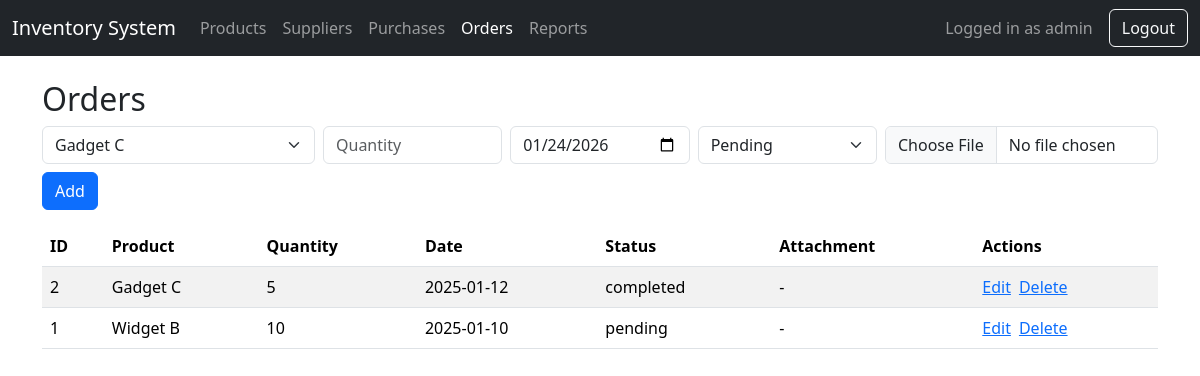
The page /index.php?page=orders (signed in) on the database its author committed.
### tables this page shows
CREATE TABLE `orders` (
  `id` INT UNSIGNED NOT NULL AUTO_INCREMENT,
  `product_id` INT UNSIGNED NOT NULL,
  `quantity` INT NOT NULL,
  `order_date` DATE NOT NULL,
  `status` VARCHAR(50) NOT NULL DEFAULT 'pending',
  `attachment_path` VARCHAR(255) DEFAULT NULL,
  PRIMARY KEY (`id`),
  CONSTRAINT `fk_orders_product` FOREIGN KEY (`product_id`) REFERENCES `products`(`id`) ON DELETE CASCADE
);

CREATE TABLE `products` (
  `id` INT UNSIGNED NOT NULL AUTO_INCREMENT,
  `name` VARCHAR(191) NOT NULL,
  `description` VARCHAR(255) DEFAULT NULL,
  `price` DECIMAL(10,2) NOT NULL DEFAULT 0.00,
  `quantity` INT NOT NULL DEFAULT 0,
  `supplier_id` INT UNSIGNED DEFAULT NULL,
  `image_path` VARCHAR(255) DEFAULT NULL,
  PRIMARY KEY (`id`),
  CONSTRAINT `fk_products_supplier` FOREIGN KEY (`supplier_id`) REFERENCES `suppliers`(`id`) ON DELETE SET NULL
);

### index.php (the view, shortened to what this page needs)
<?php
$host = getenv('DB_HOST') ?: getenv('MYSQL_HOST') ?: 'localhost';
$db   = getenv('DB_NAME') ?: getenv('MYSQL_DATABASE') ?: 'sqldb';
$user = getenv('DB_USER') ?: getenv('MYSQL_USER') ?: 'root';
$pass = getenv('DB_PASSWORD');
if ($pass === false) {
    $pass = getenv('MYSQL_PASSWORD');
    if ($pass === false) {
        $pass = getenv('MYSQL_ROOT_PASSWORD') ?: '';
    }
}
$connection = mysqli_connect($host, $user, $pass, $db);
$page = isset($_GET['page']) ? $_GET['page'] : 'products';
function getProducts($conn) {
    $result = mysqli_query($conn, 'SELECT id, name FROM products ORDER BY name');
    return mysqli_fetch_all($result, MYSQLI_ASSOC);
}
$updateData = null;
?>
<!DOCTYPE html>
<html>
<head>
    <link rel="stylesheet" href="https://cdn.jsdelivr.net/npm/bootstrap@5.3.2/dist/css/bootstrap.min.css">
</head>
<body>
<nav class="navbar navbar-expand-lg navbar-dark bg-dark">
    <div class="container-fluid">
        <a class="navbar-brand" href="index.php">Inventory System</a>
        <div class="collapse navbar-collapse" id="navbarNav">
            <ul class="navbar-nav me-auto mb-2 mb-lg-0">
                <li class="nav-item"><a class="nav-link <?php echo $page === 'products' ? 'active' : ''; ?>" href="?page=products">Products</a></li>
                <li class="nav-item"><a class="nav-link <?php echo $page === 'suppliers' ? 'active' : ''; ?>" href="?page=suppliers">Suppliers</a></li>
                <li class="nav-item"><a class="nav-link <?php echo $page === 'purchases' ? 'active' : ''; ?>" href="?page=purchases">Purchases</a></li>
                <li class="nav-item"><a class="nav-link <?php echo $page === 'orders' ? 'active' : ''; ?>" href="?page=orders">Orders</a></li>
                <li class="nav-item"><a class="nav-link <?php echo basename($_SERVER['PHP_SELF']) === 'reports.php' ? 'active' : ''; ?>" href="reports.php">Reports</a></li>
            </ul>
            <span class="navbar-text me-3">Logged in as <?php echo htmlspecialchars($_SESSION['username']); ?></span>
            <a class="btn btn-outline-light" href="logout.php">Logout</a>
        </div>
    </div>
</nav>
<div class="container my-4">
<?php
switch ($page) {
    case 'orders':
        echo '<h2>Orders</h2>';
        $orderId = $updateData['id'] ?? '';
        $orderProduct = $updateData['product_id'] ?? '';
        $orderQty = $updateData['quantity'] ?? '';
        $orderDate = $updateData['order_date'] ?? date('Y-m-d');
        $orderStatus = $updateData['status'] ?? 'pending';
        $productsList = getProducts($connection);
        echo '<form method="post" action="" enctype="multipart/form-data" class="row g-2">';
        echo '<div class="col-md-3"><select name="product_id" class="form-select">';
        foreach ($productsList as $p) {
            $selected = ($p['id'] == $orderProduct) ? 'selected' : '';
            echo '<option value="' . $p['id'] . '" ' . $selected . '>' . htmlspecialchars($p['name']) . '</option>';
        }
        echo '</select></div>';
        echo '<div class="col-md-2"><input class="form-control" type="number" name="quantity" placeholder="Quantity" value="' . htmlspecialchars($orderQty) . '" required></div>';
        echo '<div class="col-md-2"><input class="form-control" type="date" name="date" value="' . htmlspecialchars($orderDate) . '" required></div>';
        echo '<div class="col-md-2"><select name="status" class="form-select">';
        $statuses = ['pending', 'completed', 'cancelled'];
        foreach ($statuses as $statusOption) {
            $selected = ($statusOption === $orderStatus) ? 'selected' : '';
            echo '<option value="' . $statusOption . '" ' . $selected . '>' . ucfirst($statusOption) . '</option>';
        }
        echo '</select></div>';
        echo '<div class="col-md-3"><input class="form-control" type="file" name="attachment" accept="application/pdf,image/*"></div>';
        echo '<div class="col-md-12 mt-2"><button type="submit" class="btn btn-primary">' . ($orderId ? 'Update' : 'Add') . '</button></div>';
        echo '</form>';
        $res = mysqli_query($connection, 'SELECT orders.*, products.name AS product_name FROM orders JOIN products ON orders.product_id = products.id ORDER BY orders.id DESC');
        echo '<table class="table table-striped table-hover mt-3"><thead><tr><th>ID</th><th>Product</th><th>Quantity</th><th>Date</th><th>Status</th><th>Attachment</th><th>Actions</th></tr></thead><tbody>';
        while ($row = mysqli_fetch_assoc($res)) {
            echo '<tr>';
            echo '<td>' . $row['id'] . '</td>';
            echo '<td>' . htmlspecialchars($row['product_name']) . '</td>';
            echo '<td>' . $row['quantity'] . '</td>';
            echo '<td>' . $row['order_date'] . '</td>';
            echo '<td>' . htmlspecialchars($row['status']) . '</td>';
            echo '<td>';
            if (!empty($row['attachment_path'])) {
                echo '<a href="' . htmlspecialchars($row['attachment_path']) . '" target="_blank">View</a>';
            } else {
                echo '-';
            }
            echo '</td>';
            echo '<td><a href="?page=orders&edit=' . $row['id'] . '&entity=order" class="me-2">Edit</a>';
            echo '<a href="?page=orders&delete=' . $row['id'] . '&entity=order" onclick="return confirm(\'Delete this order?\')">Delete</a></td>';
            echo '</tr>';
        }
        echo '</tbody></table>';
        break;
}
?>
</div>
</body>
</html>

### rows shown on the page
orders: id "2", product.name "Gadget C", quantity "5", order_date "2025-01-12", status "completed"
orders: id "1", product.name "Widget B", quantity "10", order_date "2025-01-10", status "pending"

### other values the page prints
$_SESSION['username'] "admin"
form field product_id "Gadget C"
form field status "Pending"
